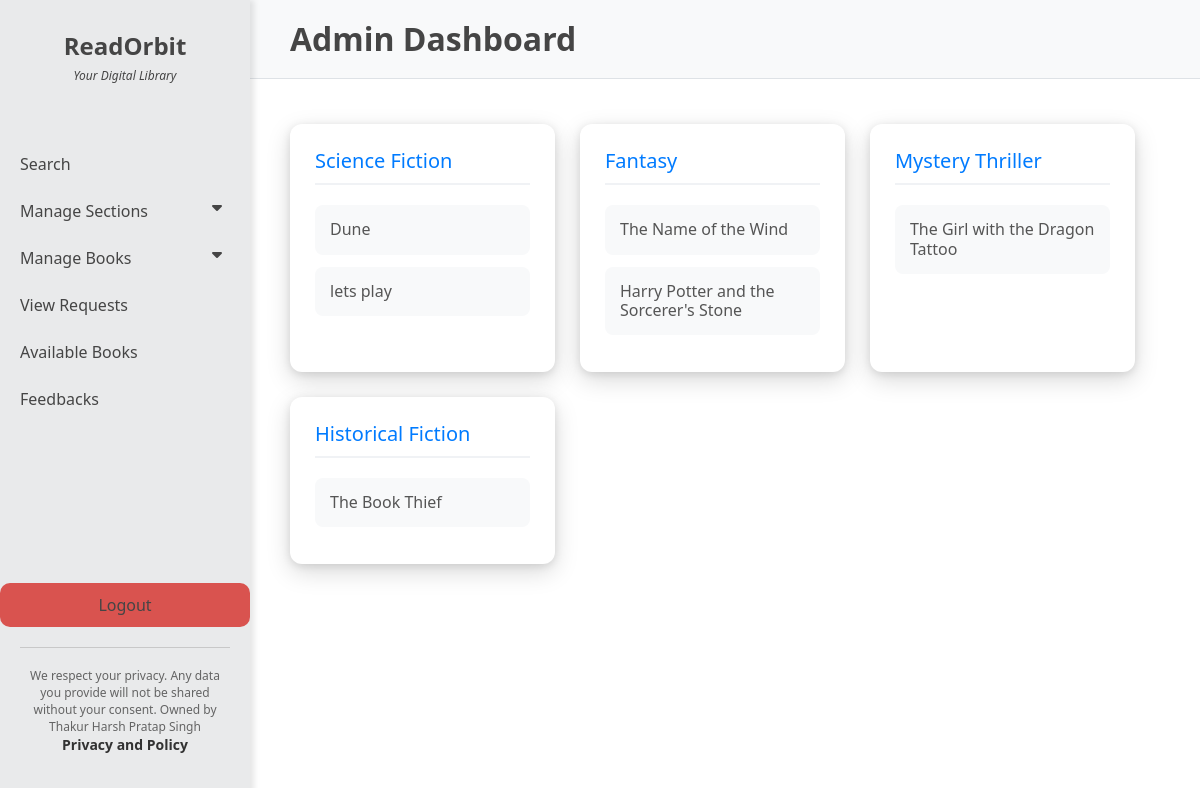
The app's page /admin_dashboard (signed in) with its own data.
### models.py (models this page shows)
class Section(db.Model):
    __tablename__ = "section"
    section_id = db.Column(db.Integer() , primary_key = True, autoincrement =True)
    section_name = db.Column(db.String() , nullable = False)
    section_description = db.Column(db.String() , nullable = False)
    section_date_created = db.Column(db.String() , nullable = False)
    section_max_copies_of_book = db.Column(db.Integer())
    section_max_books = db.Column(db.Integer())
    section_no_of_books_added = db.Column(db.Integer(), default =0)

class Book(db.Model):
    __tablename__ = "book"
    book_id = db.Column(db.Integer() , primary_key = True, autoincrement =True)
    book_name = db.Column(db.String() , nullable = False)
    book_content = db.Column(db.String() , nullable = False)
    book_author_name = db.Column(db.String() , nullable = False)
    book_rating = db.Column(db.Integer())
    book_date_issued = db.Column(db.Integer())
    feedback = db.Column(db.String())
    book_return_date = db.Column(db.Integer(), default =0)
    book_sections = db.relationship("Section", secondary="book_in_section", backref="section_books")
    book_requests = db.relationship("Request_book")

### controllers.py (the view)
@app.route("/admin_dashboard")
def admin_dashboard():
    global logged_admin
    if logged_admin:
        sections = Section.query.all()
        pending_requests = Request_book.query.filter_by(status='pending').all()
        return render_template("admin_dashboard.html", sections=sections, pending_requests=pending_requests)
    return redirect(url_for("admin_login"))

### templates/admin_dashboard.html (shortened to what this page needs)
<!DOCTYPE html>
<html lang="en">
<head>
    <link href="https://cdn.jsdelivr.net/npm/bootstrap@5.3.0-alpha1/dist/css/bootstrap.min.css" rel="stylesheet">
    <link href="https://cdnjs.cloudflare.com/ajax/libs/font-awesome/6.0.0/css/all.min.css" rel="stylesheet">
</head>
<body>
    <div class="navbar-sidebar">
        <div class="branding">
            <a href="/admin_dashboard" class="branding-link">
                <h1>ReadOrbit</h1>
                <span>Your Digital Library</span>
            </a>
        </div>
        <div class="menu-content">
            <a href="/admin_search">Search</a>
            <button class="dropdown-btn">
                Manage Sections
                <i class="fa fa-caret-down"></i>
            </button>
            <button class="dropdown-btn">
                Manage Books
                <i class="fa fa-caret-down"></i>
            </button>
            <a href="/admin_requests">View Requests</a>
            <a href="/available_books">Available Books</a>
            <a href="/feedback_list">Feedbacks</a>
        </div>
        <a href="/logout" class="logout-btn">Logout</a>
        <div class="privacy-policy">
            We respect your privacy. Any data you provide will not be shared without your consent.
            Owned by Thakur Harsh Pratap Singh
            <strong>Privacy and Policy</strong>
        </div>
    </div>
    <div class="content">
        <div class="dashboard-header">
            <h1 class="dashboard-title">Admin Dashboard</h1>
        </div>
        <div class="sections">
            {% for section in sections %}
            <div class="section">
                <h1>{{ section.section_name }}</h1>
                {% for book in section.section_books %}
                <div class="book">
                    <h2>{{ book.book_name }}</h2>
                </div>
                {% endfor %}
            </div>
            {% endfor %}
        </div>
    </div>
</body>
</html>

### templates/admin_dashboard.html (style rules this page uses)
body { font-family: 'Segoe UI', Tahoma, Geneva, Verdana, sans-serif; background-color: #ffffff; margin: 0; padding: 0; }
.navbar-sidebar { position: fixed; top: 0; left: 0; height: 100%; width: 250px; background-color: rgb(233, 234, 235); padding: 20px 0px; color: rgb(69, 69, 69); box-shadow: 4px 0 6px rgba(0, 0, 0, 0.1); z-index: 1000; display: flex; flex-direction: column; justify-content: space-between; }
.navbar-sidebar .branding { text-align: center; margin-bottom: 40px; }
.navbar-sidebar .branding h1 { font-size: 24px; font-weight: bold; margin: 2px; color: rgb(69, 69, 69); }
.navbar-sidebar .branding span { display: block; font-size: 12px; font-style: italic; padding: 4px; color: rgb(69, 69, 69); }
.menu-content { flex-grow: 1; }
.branding-link { text-align: center !important; text-decoration: none; color: rgb(69, 69, 69) !important; transition: color 0.3s ease; }
.branding-link h1 { font-size: 28px; font-weight: bold; margin: 2px; color: rgb(69, 69, 69); transition: color 0.3s ease; }
.branding-link span { font-size: 14px; font-style: italic; padding: 4px; color: rgb(100, 100, 100); background-color: transparent; }
.logout-btn { text-align: center !important; font-size: 16px; color: white; background-color: #d9534f !important ; padding: 10px 20px !important; border-radius: 10px !important; margin: 0px auto !important; text-decoration: none !important; transition: transform 0.3s ease-in-out !important; }
.privacy-policy { border-top: 1px solid rgb(200, 200, 200); padding-top: 20px; text-align: center; font-size: 12px; color: rgb(100, 100, 100); margin: 20px; line-height: 1.4; }
.privacy-policy strong { display: block; font-size: 14px; color: rgb(50, 50, 50); margin-bottom: 5px; }
.navbar-sidebar a, .dropdown-btn { display: block; color: rgb(69, 69, 69); text-decoration: none; font-size: 16px; margin-bottom: 3px; padding: 10px 20px; border: none; background: none; width: 100%; text-align: left; cursor: pointer; border-radius: 5px; }
.fa-caret-down { float: right; padding-right: 8px; transition: transform 0.3s ease; }
.content { margin-left: 250px; padding: 0; }
.dashboard-header { background-color: #f8f9fa; padding: 20px 40px; border-bottom: 1px solid #dee2e6; margin-bottom: 20px; }
.dashboard-title { font-size: 32px; font-weight: bold; color: rgb(69, 69, 69); margin: 0; }
.sections { display: flex; flex-wrap: wrap; gap: 25px; padding: 25px 40px; background-color: #ffffff; }
.section { flex: 1 1 calc(33.333% - 25px); max-width: calc(33.333% - 25px); background-color: #fff; border-radius: 12px; padding: 25px; box-shadow: 0 8px 24px rgba(0, 0, 0, 0.15), 0 2px 8px rgba(0, 0, 0, 0.1); transform: translateY(0); transition: transform 0.3s ease, box-shadow 0.3s ease; }
.section h1 { font-size: 20px; color: #007bff; margin-bottom: 20px; padding-bottom: 10px; border-bottom: 2px solid #f0f2f5; }
.book { background-color: #f8f9fa; padding: 15px; margin-bottom: 12px; border-radius: 8px; transition: transform 0.2s ease; }
.book h2 { font-size: 16px; color: #555; margin: 0; }

### records on screen
Section: section_name "Science Fiction"
Book: book_name "Dune"
Book: book_name "lets play"
Section: section_name "Fantasy"
Book: book_name "The Name of the Wind"
Book: book_name "Harry Potter and the Sorcerer's Stone"
Section: section_name "Mystery Thriller"
Book: book_name "The Girl with the Dragon Tattoo"
Section: section_name "Historical Fiction"
Book: book_name "The Book Thief"
